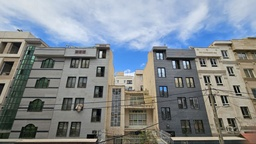
#> input picture Rest/photo_2024-04-14_18-25-32.jpg, 256 x 144 px, shrunk from 1280 x 721 before the run
$ python a1.py
#> lines starting #> are read from the running program, lines starting #| are printed output that depends on the picture; after the words box and inside, x2 and y2 are one past the last pixel; in counts of white or black regions, pixels touching at a corner belong together
### Rest/conv.py
import numpy as np
import cv2
import matplotlib.pyplot as plt


def convolution(image, kernel, average=False):
    if len(image.shape) == 3:
        image = cv2.cvtColor(image, cv2.COLOR_BGR2GRAY)

    image_row, image_col = image.shape
    kernel_row, kernel_col = kernel.shape

    output = np.zeros(image.shape)

    pad_height = int((kernel_row - 1) / 2)
    pad_width = int((kernel_col - 1) / 2)

    padded_image = np.zeros((image_row + (2 * pad_height), image_col + (2 * pad_width)))

    padded_image[pad_height:padded_image.shape[0] - pad_height, pad_width:padded_image.shape[1] - pad_width] = image

    for row in range(image_row):
        for col in range(image_col):
            output[row, col] = np.sum(kernel * padded_image[row:row + kernel_row, col:col + kernel_col])
            if average:
                output[row, col] /= np.sum(kernel)

    return output

### Rest/gaussian_smoothing.py
import numpy as np
import cv2
import argparse
import matplotlib.pyplot as plt
import math
from conv import convolution


def dnorm(x, mu, sd):
    return 1 / (np.sqrt(2 * np.pi) * sd) * np.e ** (-np.power((x - mu) / sd, 2) / 2)


def gaussian_kernel(size, sigma=1, verbose=False):
    kernel_1D = np.linspace(-(size // 2), size // 2, size)
    for i in range(size):
        kernel_1D[i] = dnorm(kernel_1D[i], 0, sigma)
    kernel_2D = np.outer(kernel_1D.T, kernel_1D.T)

    kernel_2D *= 1.0 / kernel_2D.max()

    if verbose:
        plt.imshow(kernel_2D, interpolation='none', cmap='gray')
        plt.title("Kernel ( {}X{} )".format(size, size))
        plt.show()

    return kernel_2D


def gaussian_blur(image, kernel_size, verbose=False):
    kernel = gaussian_kernel(kernel_size, sigma=math.sqrt(kernel_size), verbose=verbose)
    return convolution(image, kernel, average=True)

### Rest/a1.py
import numpy as np
import cv2
import argparse
import matplotlib.pyplot as plt
from conv import convolution
from gaussian_smoothing import gaussian_blur
def non_max_suppression(gradient_magnitude, gradient_direction, verbose):
    image_row, image_col = gradient_magnitude.shape

    output = np.zeros(gradient_magnitude.shape)

    PI = 180

    for row in range(1, image_row - 1):
        for col in range(1, image_col - 1):
            direction = gradient_direction[row, col]

            # (0 - PI/8 and 15PI/8 - 2PI)
            if (0 <= direction < PI / 8) or (15 * PI / 8 <= direction <= 2 * PI):
                before_pixel = gradient_magnitude[row, col - 1]
                after_pixel = gradient_magnitude[row, col + 1]

            elif (PI / 8 <= direction < 3 * PI / 8) or (9 * PI / 8 <= direction < 11 * PI / 8):
                before_pixel = gradient_magnitude[row + 1, col - 1]
                after_pixel = gradient_magnitude[row - 1, col + 1]

            elif (3 * PI / 8 <= direction < 5 * PI / 8) or (11 * PI / 8 <= direction < 13 * PI / 8):
                before_pixel = gradient_magnitude[row - 1, col]
                after_pixel = gradient_magnitude[row + 1, col]

            else:
                before_pixel = gradient_magnitude[row - 1, col - 1]
                after_pixel = gradient_magnitude[row + 1, col + 1]

            if gradient_magnitude[row, col] >= before_pixel and gradient_magnitude[row, col] >= after_pixel:
                output[row, col] = gradient_magnitude[row, col]

    if verbose:
        plt.imshow(output, cmap='gray')
        plt.title("Non Max Suppression")
        plt.show()

    return output


def threshold(image, low, high, weak, verbose=False):
    output = np.zeros(image.shape)

    strong = 255

    strong_row, strong_col = np.where(image >= high)
    weak_row, weak_col = np.where((image <= high) & (image >= low))

    output[strong_row, strong_col] = strong
    output[weak_row, weak_col] = weak

    if verbose:
        plt.imshow(output, cmap='gray')
        plt.title("threshold")
        plt.show()

    return output


def hysteresis(image, weak):
    image_row, image_col = image.shape

    top_to_bottom = image.copy()

    for row in range(1, image_row-1):
        for col in range(1, image_col-1):
            if top_to_bottom[row, col] == weak:
                if top_to_bottom[row, col + 1] == 255 or top_to_bottom[row, col - 1] == 255 or top_to_bottom[row - 1, col] == 255 or top_to_bottom[
                    row + 1, col] == 255 or top_to_bottom[
                    row - 1, col - 1] == 255 or top_to_bottom[row + 1, col - 1] == 255 or top_to_bottom[row - 1, col + 1] == 255 or top_to_bottom[
                    row + 1, col + 1] == 255:
                    top_to_bottom[row, col] = 255
                else:
                    top_to_bottom[row, col] = 0

    bottom_to_top = image.copy()

    for row in range(image_row - 2, 0, -1):
        for col in range(image_col - 2, 0, -1):
            if bottom_to_top[row, col] == weak:
                if bottom_to_top[row, col + 1] == 255 or bottom_to_top[row, col - 1] == 255 or bottom_to_top[row - 1, col] == 255 or bottom_to_top[
                    row + 1, col] == 255 or bottom_to_top[
                    row - 1, col - 1] == 255 or bottom_to_top[row + 1, col - 1] == 255 or bottom_to_top[row - 1, col + 1] == 255 or bottom_to_top[
                    row + 1, col + 1] == 255:
                    bottom_to_top[row, col] = 255
                else:
                    bottom_to_top[row, col] = 0

    right_to_left = image.copy()

    for row in range(1, image_row-1):
        for col in range(image_col - 2, 0, -1):
            if right_to_left[row, col] == weak:
                if right_to_left[row, col + 1] == 255 or right_to_left[row, col - 1] == 255 or right_to_left[row - 1, col] == 255 or right_to_left[
                    row + 1, col] == 255 or right_to_left[
                    row - 1, col - 1] == 255 or right_to_left[row + 1, col - 1] == 255 or right_to_left[row - 1, col + 1] == 255 or right_to_left[
                    row + 1, col + 1] == 255:
                    right_to_left[row, col] = 255
                else:
                    right_to_left[row, col] = 0

    left_to_right = image.copy()

    for row in range(image_row - 2, 0, -1):
        for col in range(1, image_col-1):
            if left_to_right[row, col] == weak:
                if left_to_right[row, col + 1] == 255 or left_to_right[row, col - 1] == 255 or left_to_right[row - 1, col] == 255 or left_to_right[
                    row + 1, col] == 255 or left_to_right[
                    row - 1, col - 1] == 255 or left_to_right[row + 1, col - 1] == 255 or left_to_right[row - 1, col + 1] == 255 or left_to_right[
                    row + 1, col + 1] == 255:
                    left_to_right[row, col] = 255
                else:
                    left_to_right[row, col] = 0

    final_image = top_to_bottom + bottom_to_top + right_to_left + left_to_right

    final_image[final_image > 255] = 255

    return final_image


def sobel_edge_detection(image, filter, verbose=False):
    new_image_x = convolution(image, filter, verbose)
    new_image_y = convolution(image, np.flip(filter.T, axis=0), verbose)
    gradient_magnitude = np.sqrt(np.square(new_image_x) + np.square(new_image_y))
    gradient_magnitude *= 255.0 / gradient_magnitude.max()
    gradient_direction = np.arctan2(new_image_y , new_image_x)
    return gradient_magnitude , gradient_direction


filter = np.array([[-1, 0, 1], [-2, 0, 2], [-1, 0, 1]])
# image = cv2.imread("./grayscale.JPG")
image = cv2.imread("./photo_2024-04-14_18-25-32.jpg")
#> image is the input picture: shape (144, 256, 3); mean B, G, R 142.6, 137, 130.1
edge_pic , direction  = sobel_edge_detection(image, filter, verbose=True)
#> after the loop in convolution, `for row in range(image_row):`: output: shape (144, 256) float64; every value is NaN or infinite
#> after the loop in convolution (call 2), `for row in range(image_row):`: output: shape (144, 256) float64; every value is NaN or infinite
#> in sobel_edge_detection, `gradient_magnitude = np.sqrt(np.square(new_image_x) + np.square(new_im..`: gradient_magnitude: shape (144, 256) float64; every value is NaN or infinite
#> in sobel_edge_detection, `gradient_magnitude *= 255.0 / gradient_magnitude.max()`: gradient_magnitude: shape (144, 256) float64; every value is NaN or infinite
cv2.imwrite('soble_edge.jpg' , edge_pic)

blurred_image = gaussian_blur(image, kernel_size=9, verbose=False)
edge_filter = np.array([[-1, 0, 1], [-2, 0, 2], [-1, 0, 1]])
gradient_magnitude, gradient_direction = sobel_edge_detection(blurred_image, edge_filter)
#> call 2 of sobel_edge_detection, with filter = array of shape (3, 3), verbose = False
#> call 4 of convolution, with kernel = array of shape (3, 3), average = False
#> in convolution (call 4), `padded_image[pad_height:padded_image.shape[0] - pad_height, pad_width:..`:
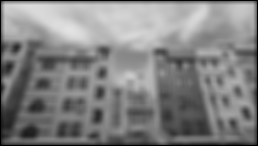
#> padded_image: shape (146, 258) float64; min 0, max 226.8, mean 130.1
#> after the loop in convolution (call 4), `for row in range(image_row):`:
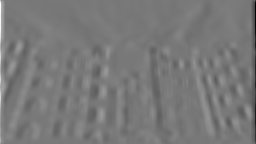
#> output: shape (144, 256) float64; min -542, max 600.6, mean 0.1; drawn with min black and max white
#> after the loop in convolution (call 5), `for row in range(image_row):`:
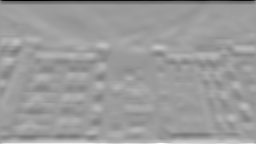
#> output: shape (144, 256) float64; min -636.4, max 407.3, mean 1.7; drawn with min black and max white
#> in sobel_edge_detection (call 2), `gradient_direction = np.arctan2(new_image_y , new_image_x)`:
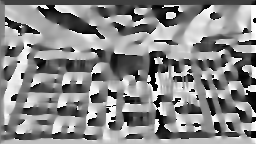
#> gradient_direction: shape (144, 256) float64; min -3.14, max 3.14, mean 0.216; drawn with min black and max white
new_image = non_max_suppression(gradient_magnitude, gradient_direction , False)
#> after the loop in non_max_suppression, `for row in range(1, image_row - 1):`:
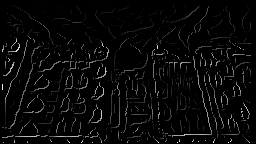
#> output: shape (144, 256) float64; min 0, max 74.85, mean 2.5; drawn with min black and max white
weak = 50
new_image = threshold(gradient_magnitude, 5, 20, weak=weak)
#> in threshold, `strong_row, strong_col = np.where(image >= high)`: strong_row = 13521 values from 0 to 143; strong_col = 13521 values, max 255 at index 255, min 0 at index 0, mean 122.8
#> in threshold, `weak_row, weak_col = np.where((image <= high) & (image >= low))`: weak_row = 17304 values from 4 to 140; weak_col = 17304 values, max 252 at index 8613, min 1 at index 13764, mean 130.7
new_image = hysteresis(new_image, weak)
#> after the loop in hysteresis, `for row in range(1, image_row-1):`:
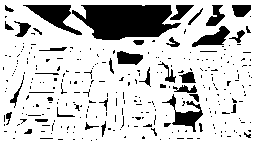
#> top_to_bottom: shape (144, 256) float64; 79.5% white; 295 black regions (256 under 20 px), largest, box (x1, y1, x2, y2) and area: (72, 5, 181, 40) 2733, (23, 5, 82, 35) 707, (162, 94, 203, 132) 464
#> after the loop in hysteresis, `for row in range(image_row - 2, 0, -1):`: bottom_to_top: shape (144, 256) float64; 80.8% white; 296 black regions (254 under 20 px), largest, box (x1, y1, x2, y2) and area: (72, 5, 181, 40) 2328, (23, 5, 82, 35) 618, (192, 5, 230, 47) 499
#> after the loop in hysteresis, `for row in range(1, image_row-1):`: right_to_left: shape (144, 256) float64; 80.2% white; 299 black regions (256 under 20 px), largest, box (x1, y1, x2, y2) and area: (72, 5, 181, 40) 2617, (23, 5, 82, 35) 813, (162, 94, 203, 125) 321
#> after the loop in hysteresis, `for row in range(image_row - 2, 0, -1):`: left_to_right: shape (144, 256) float64; 80.8% white; 297 black regions (257 under 20 px), largest, box (x1, y1, x2, y2) and area: (72, 5, 194, 40) 2627, (23, 5, 82, 35) 764, (162, 94, 203, 125) 344
#> in hysteresis, `final_image[final_image > 255] = 255`:
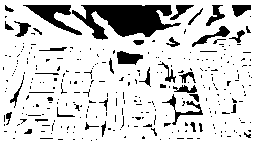
#> final_image: shape (144, 256) float64; 82.7% white; 300 black regions (260 under 20 px), largest, box (x1, y1, x2, y2) and area: (72, 5, 181, 40) 2216, (23, 5, 82, 35) 618, (117, 51, 143, 65) 248
cv2.imwrite('cany.jpg' , new_image);

$ run again, with Rest/45deg.jpg copied over Rest/photo_2024-04-14_18-25-32.jpg
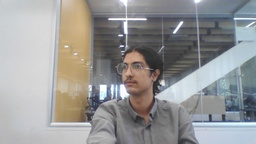
#> input picture Rest/45deg.jpg, 256 x 144 px, shrunk from 1280 x 720 before the run
#> image is the input picture: shape (144, 256, 3); mean B, G, R 151.2, 151.6, 151.6
#> image: shape (144, 256)
#> padded_image: shape (152, 264) float64
#> padded_image: shape (146, 258) float64
#> after the loop in non_max_suppression, `for row in range(1, image_row - 1):`:
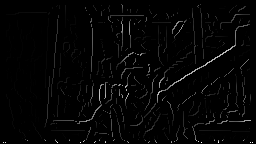
#> output: shape (144, 256) float64; min 0, max 84.04, mean 1.6; drawn with min black and max white
#> strong_row = 8568 values from 0 to 143; strong_col = 8568 values, max 255 at index 255, min 0 at index 0, mean 145.6
#> weak_row = 15139 values from 3 to 139; weak_col = 15139 values, max 253 at index 10782, min 4 at index 201, mean 145.2
#> in hysteresis, `final_image[final_image > 255] = 255`:
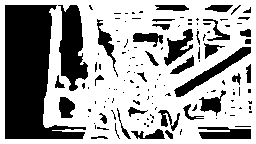
#> final_image: shape (144, 256) float64; 64% white; 134 black regions (98 under 20 px), largest, box (x1, y1, x2, y2) and area: (5, 5, 86, 139) 6167, (58, 5, 88, 91) 1607, (174, 47, 251, 97) 769

$ run again, with Rest/a.jpg copied over Rest/photo_2024-04-14_18-25-32.jpg
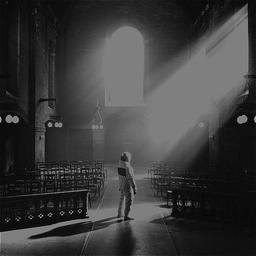
#> input picture Rest/a.jpg, 256 x 256 px, shrunk from 1000 x 1000 before the run
#> image is the input picture: shape (256, 256, 3); min 0, max 182, mean 59.6
#> image: shape (256, 256)
#> padded_image: shape (264, 264) float64
#> padded_image: shape (258, 258) float64
#> after the loop in non_max_suppression, `for row in range(1, image_row - 1):`:
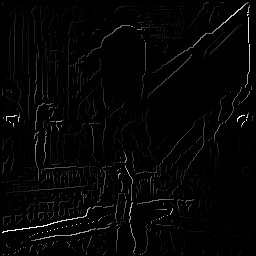
#> output: shape (256, 256) float64; min 0, max 93.7, mean 1.7; drawn with min black and max white
#> strong_row = 13250 values from 0 to 255; strong_col = 13250 values, max 255 at index 367, min 0 at index 368, mean 125.2
#> in hysteresis, `final_image[final_image > 255] = 255`:
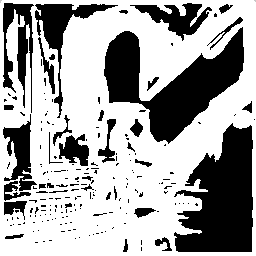
#> final_image: shape (256, 256) float64; min 0, max 255, mean 165.2

$ run again, with Rest/far.jpg copied over Rest/photo_2024-04-14_18-25-32.jpg
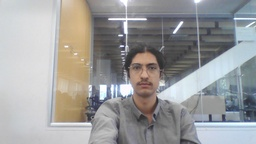
#> input picture Rest/far.jpg, 256 x 144 px, shrunk from 1280 x 720 before the run
#> image is the input picture: shape (144, 256, 3); mean B, G, R 157.3, 157.4, 157.5
#> image: shape (144, 256)
#> padded_image: shape (152, 264) float64
#> padded_image: shape (146, 258) float64
#> strong_row = 8807 values from 0 to 143; strong_col = 8807 values, max 255 at index 255, min 0 at index 0, mean 145.6
#> weak_row = 14957 values from 4 to 139; weak_col = 14957 values, max 253 at index 10701, min 4 at index 193, mean 145.3
#> in hysteresis, `final_image[final_image > 255] = 255`:
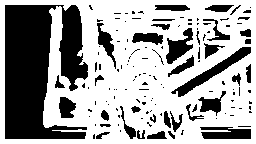
#> final_image: shape (144, 256) float64; 64% white; 139 black regions (101 under 20 px), largest, box (x1, y1, x2, y2) and area: (5, 5, 88, 139) 7764, (171, 47, 251, 97) 764, (200, 127, 251, 139) 493
